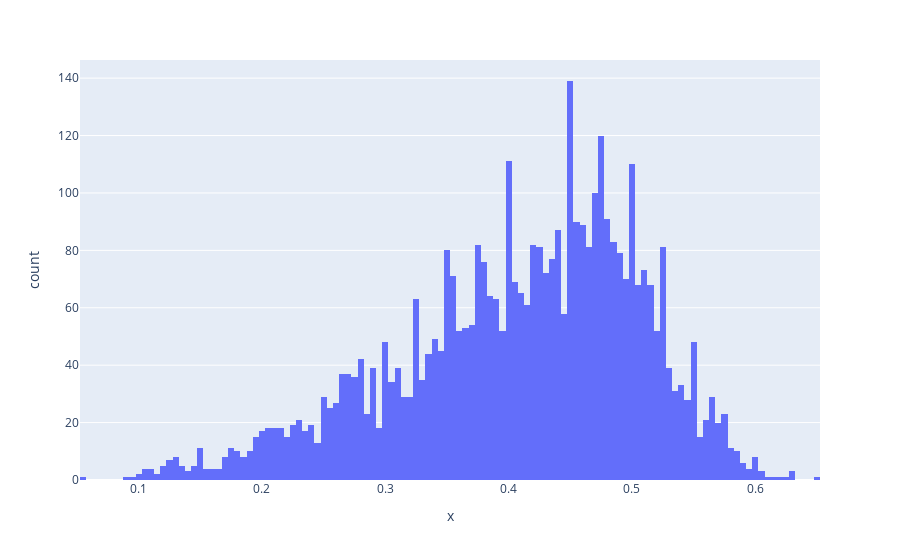

The code cell stored with this chart in its notebook:
### Code cell
import plotly.express as px
fig = px.histogram(x=data['Diameter'], nbins=140)
fig.show()

### Figure 1 — Plotly figure (JSON) as saved in the notebook; plotly's stock layout.template omitted (floating-point values rounded to 4 significant figures; data arrays with more than 128 entries replaced by an {"elided": "..."} marker saying what was removed)
{"data": [{"alignmentgroup": "True", "bingroup": "x", "hovertemplate": "x=%{x}<br>count=%{y}<extra></extra>", "legendgroup": "", "marker": {"color": "#636efa", "pattern": {"shape": ""}}, "name": "", "nbinsx": 140, "offsetgroup": "", "orientation": "v", "showlegend": false, "type": "histogram", "x": {"elided": "4177 float values"}, "xaxis": "x", "yaxis": "y"}], "layout": {"barmode": "relative", "legend": {"tracegroupgap": 0}, "margin": {"t": 60}, "xaxis": {"anchor": "y", "domain": [0, 1], "title": {"text": "x"}}, "yaxis": {"anchor": "x", "domain": [0, 1], "title": {"text": "count"}}}}
